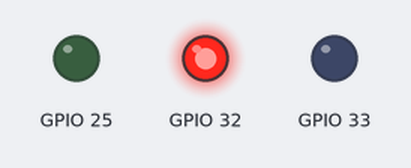
A sketch run on a simulated ESP32. Parts: output pins drawn as LEDs (lit = HIGH). What the sketch prints to the serial monitor is not drawn.

Above: at 0.2 s.
At 0.7 s:
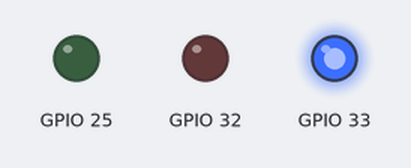
At 2.7 s:
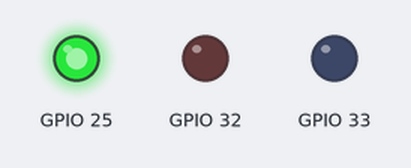
Timing chart, 0 to 3.5 s (numbered marks = the images above):
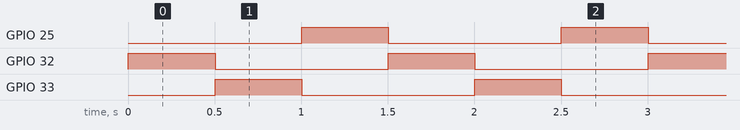

The sketch:

sketch.ino
```cpp
void setup() {
  Serial.begin(115200);
  pinMode(32, OUTPUT);
  pinMode(33, OUTPUT);
  pinMode(25, OUTPUT);

  Serial.println("");
  Serial.println("hello, this is the furry detector");
  Serial.println("the LEDs flash when a furry is neardy");
  Serial.println("furry detection");
}

void loop() {
  digitalWrite(32, HIGH);
  delay(500);
  digitalWrite(32, LOW);

  digitalWrite(33, HIGH);
  delay(500);
  digitalWrite(33, LOW);

  digitalWrite(25, HIGH);
  delay(500);
  digitalWrite(25, LOW);
}
```

Measured:
- by itself, GPIO 25, GPIO 32, GPIO 33: alternates HIGH for 0.50 s and LOW for 1.0 s
- by itself, everything shown: repeats every 1.5 s, in 4 steps
